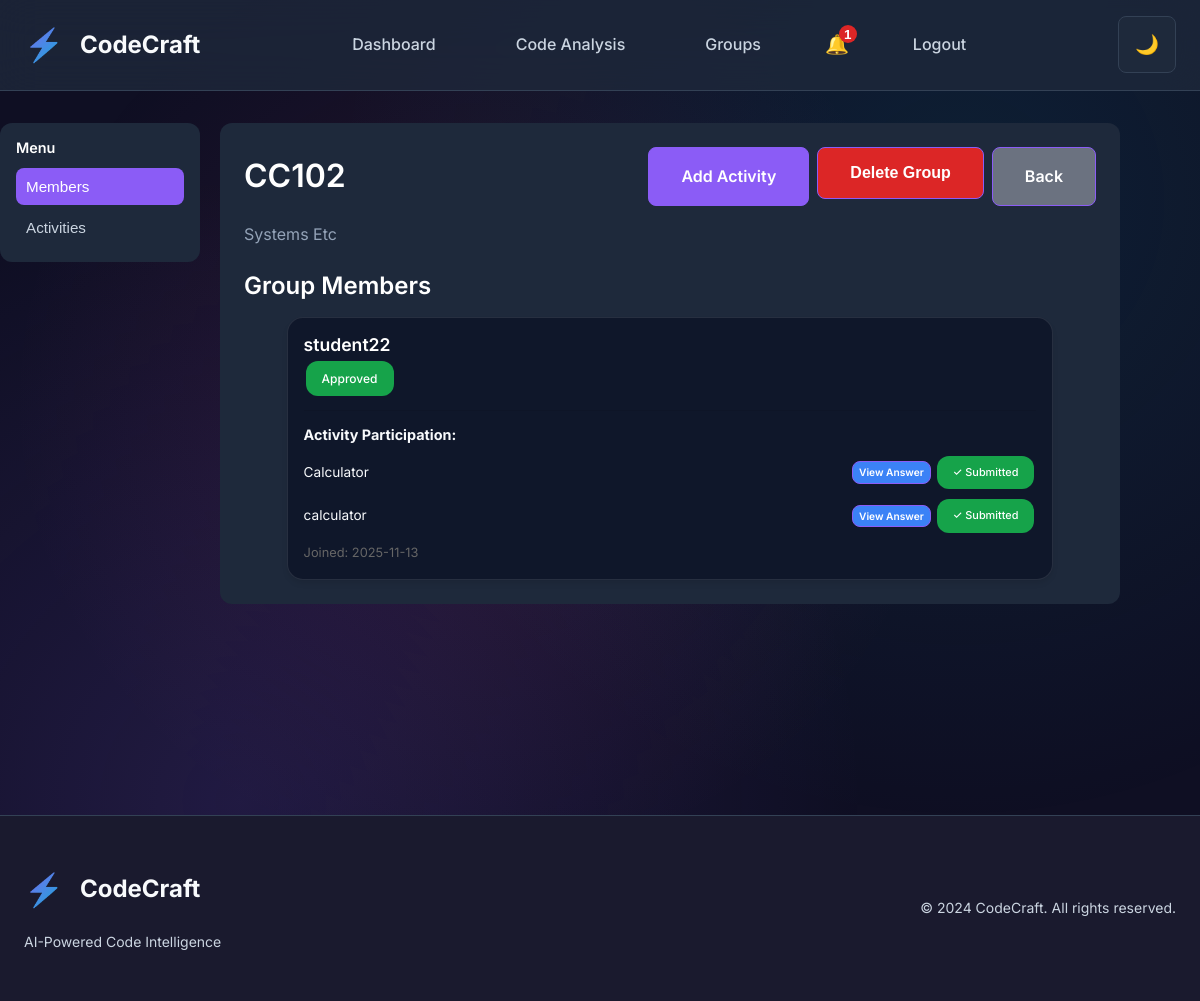
Screenshot of /teacher/group/6 (signed in) with the database file from the repository.
### tables this page shows
CREATE TABLE groups (
                id INTEGER PRIMARY KEY AUTOINCREMENT,
                name TEXT NOT NULL,
                description TEXT,
                teacher_id INTEGER NOT NULL,
                created_at TEXT NOT NULL,
                is_active INTEGER NOT NULL DEFAULT 1,
                FOREIGN KEY(teacher_id) REFERENCES users(id)
            );

CREATE TABLE group_members (
                id INTEGER PRIMARY KEY AUTOINCREMENT,
                group_id INTEGER NOT NULL,
                user_id INTEGER NOT NULL,
                joined_at TEXT NOT NULL,
                status TEXT NOT NULL DEFAULT 'pending',
                FOREIGN KEY(group_id) REFERENCES groups(id),
                FOREIGN KEY(user_id) REFERENCES users(id),
                UNIQUE(group_id, user_id)
            );

CREATE TABLE users (
                id INTEGER PRIMARY KEY AUTOINCREMENT,
                username TEXT UNIQUE NOT NULL,
                password_hash TEXT NOT NULL,
                created_at TEXT NOT NULL,
                is_admin INTEGER NOT NULL DEFAULT 0,
                is_approved INTEGER NOT NULL DEFAULT 0,
                reset_requested INTEGER NOT NULL DEFAULT 0,
                role TEXT NOT NULL DEFAULT 'student'
            , verification_token TEXT, google_id TEXT, avatar TEXT, verification_code_expires TEXT);

CREATE TABLE activity_submissions (
                id INTEGER PRIMARY KEY AUTOINCREMENT,
                activity_id INTEGER NOT NULL,
                student_id INTEGER NOT NULL,
                content TEXT,
                file_id INTEGER,
                submitted_at TEXT NOT NULL,
                grade REAL,
                feedback TEXT,
                status TEXT NOT NULL DEFAULT 'submitted', ai_label TEXT, ai_score REAL, ai_explanation TEXT,
                FOREIGN KEY(activity_id) REFERENCES activities(id),
                FOREIGN KEY(student_id) REFERENCES users(id),
                FOREIGN KEY(file_id) REFERENCES uploaded_files(id),
                UNIQUE(activity_id, student_id)
            );

CREATE TABLE activities (
                id INTEGER PRIMARY KEY AUTOINCREMENT,
                group_id INTEGER NOT NULL,
                teacher_id INTEGER NOT NULL,
                title TEXT NOT NULL,
                description TEXT,
                content TEXT NOT NULL,
                activity_type TEXT NOT NULL DEFAULT 'text',
                created_at TEXT NOT NULL,
                due_date TEXT,
                is_active INTEGER NOT NULL DEFAULT 1,
                FOREIGN KEY(group_id) REFERENCES groups(id),
                FOREIGN KEY(teacher_id) REFERENCES users(id)
            );

### app.py (the view)
@app.route('/teacher/group/<int:group_id>')
def view_group(group_id):
    if not g.user:
        flash('Please log in to continue.', 'warning')
        return redirect(url_for('login'))
    group = get_group_by_id(app.config['DATABASE'], group_id)
    if not group:
        flash('Group not found.', 'error')
        return redirect(url_for('dashboard'))
    user_role = g.user.get('role', 'student')
    is_admin = g.user.get('is_admin') or user_role == 'admin'
    is_teacher = user_role == 'teacher'
    is_group_teacher = group['teacher_id'] == g.user['id']
    if not (is_admin or (is_teacher and is_group_teacher)):
        flash('Access denied.', 'error')
        return redirect(url_for('dashboard'))
    members = get_group_members(app.config['DATABASE'], group_id)
    activities = get_group_activities(app.config['DATABASE'], group_id)
    member_participation = {}
    for member in members:
        if member['status'] == 'approved':
            member_participation[member['user_id']] = get_student_activity_participation(
                app.config['DATABASE'], group_id, member['user_id']
            )
    return render_template('view_group.html', group=group, members=members, activities=activities, member_participation=member_participation)

### app.py (called while the page is built)
@app.before_request
def load_logged_in_user():
    g.user = None
    if 'user_id' in session:
        g.user = get_user_by_username(app.config['DATABASE'], session['user_id'])

### models.py (called while the page is built)
def _connect(db_path: str) -> sqlite3.Connection:
    conn = sqlite3.connect(db_path)
    conn.row_factory = sqlite3.Row
    return conn

def get_user_by_username(db_path: str, username: str) -> Optional[Dict[str, Any]]:
    conn = _connect(db_path)
    try:
        cur = conn.execute("SELECT * FROM users WHERE username = ?", (username,))
        row = cur.fetchone()
        return dict(row) if row else None
    finally:
        conn.close()

def get_group_by_id(db_path: str, group_id: int) -> Optional[Dict[str, Any]]:
    conn = _connect(db_path)
    try:
        cur = conn.execute("SELECT * FROM groups WHERE id = ?", (group_id,))
        row = cur.fetchone()
        return dict(row) if row else None
    finally:
        conn.close()

def get_group_members(db_path: str, group_id: int) -> List[Dict[str, Any]]:
    conn = _connect(db_path)
    try:
        cur = conn.execute(
            """
            SELECT gm.*, u.username, u.role, u.is_approved
            FROM group_members gm
            JOIN users u ON gm.user_id = u.id
            WHERE gm.group_id = ?
            ORDER BY gm.joined_at DESC
            """,
            (group_id,)
        )
        rows = cur.fetchall()
        return [dict(row) for row in rows]
    finally:
        conn.close()

def get_group_activities(db_path: str, group_id: int) -> List[Dict[str, Any]]:
    conn = _connect(db_path)
    try:
        cur = conn.execute(
            "SELECT * FROM activities WHERE group_id = ? ORDER BY created_at DESC",
            (group_id,)
        )
        rows = cur.fetchall()
        return [dict(row) for row in rows]
    finally:
        conn.close()

### templates/view_group.html (shortened to what this page needs)
{% extends 'base.html' %}
{% block content %}
<div style="display: flex; gap: 20px; max-width: 1400px; margin: 0 auto;">
	<div style="width: 200px; flex-shrink: 0;">
		<div class="sidebar-dark" style="background: #1e293b; border-radius: 12px; padding: 16px; position: sticky; top: 100px;">
			<h3 style="margin: 0 0 12px 0; color: #fff; font-size: 0.9em; font-weight: 600;">Menu</h3>
			<div style="display: flex; flex-direction: column; gap: 4px;">
				<button class="tab-button active" data-tab="members" style="width: 100%; padding: 10px; text-align: left; border: none; background: #8b5cf6; color: white; border-radius: 8px; cursor: pointer; font-weight: 500; font-size: 0.95em;">
					Members
				</button>
				<button class="tab-button" data-tab="activities" style="width: 100%; padding: 10px; text-align: left; border: none; background: transparent; color: #cbd5e1; cursor: pointer; font-weight: 400; font-size: 0.95em;">
					Activities
				</button>
			</div>
		</div>
	</div>
	<div class="main-content-dark" style="flex: 1; background: #1e293b; border-radius: 12px; padding: 24px; max-width: 900px;">
		<div style="display:flex; justify-content: space-between; align-items: center; margin-bottom: 16px;">
			<h2 style="margin:0; color: white;">{{ group.name }}</h2>
			<div style="display:flex; gap: 8px;">
				{% if g.user.role == 'teacher' or g.user.get('role') == 'teacher' %}
					{% if group.teacher_id == g.user.id %}
					<a href="{{ url_for('create_activity_route', group_id=group.id) }}" class="button">Add Activity</a>
					<form method="POST" action="{{ url_for('delete_group_route', group_id=group.id) }}" style="display: inline;" onsubmit="return confirm('Are you sure you want to delete this group? This will permanently delete all activities, submissions, and members. This action cannot be undone.');">
						<button type="submit" class="button" style="background: #dc2626; color: white;">Delete Group</button>
					</form>
					{% endif %}
					<a href="{{ url_for('teacher_dashboard') }}" class="button" style="background: #6b7280;">Back</a>
				{% endif %}
			</div>
		</div>
		{% if group.description %}
		<p class="muted" style="margin-top: 0; color: #94a3b8;">{{ group.description }}</p>
		{% endif %}
		<div style="flex: 1;">
			<div id="members-tab" class="tab-content active">
				<h3 style="margin-bottom: 16px; color: white;">Group Members</h3>
				{% if members %}
				<div style="display: grid; gap: 12px;">
					{% for member in members %}
					<div class="card-dark card" style="padding: 16px; border: 1px solid rgba(255,255,255,0.1); background: #0f172a;">
						<div style="display: flex; justify-content: space-between; align-items: start; margin-bottom: 12px;">
							<div>
								<h4 style="margin: 0; font-size: 1.1em; color: white;">{{ member.username }}</h4>
								<div style="margin-top: 4px;">
									{% if member.status == 'approved' %}
									<span class="badge" style="background:#16a34a; color:white;">Approved</span>
									{% else %}
									<span class="badge" style="background:#f59e0b; color:white;">Pending</span>
									{% endif %}
								</div>
							</div>
						</div>
						{% if member.status == 'approved' and member.user_id in member_participation %}
							{% set participation = member_participation[member.user_id] %}
							{% if participation %}
							<div style="margin-top: 12px; padding-top: 12px; border-top: 1px solid rgba(0,0,0,0.08);">
								<strong style="font-size: 0.9em; display: block; margin-bottom: 8px;">Activity Participation:</strong>
								<div style="display: grid; gap: 6px;">
									{% for activity in participation %}
									<div style="display: flex; justify-content: space-between; align-items: center; font-size: 0.85em;">
										<span>{{ activity.title }}</span>
										<div style="display: flex; gap: 4px; align-items: center;">
											{% if activity.has_submitted %}
												<a href="{{ url_for('view_student_submission', student_id=member.user_id, activity_id=activity.id) }}" class="button" style="font-size: 0.75em; padding: 2px 6px; background: #3b82f6;">View Answer</a>
												<span class="badge" style="background: #16a34a; color: white; font-size: 0.8em;">✓ Submitted</span>
											{% else %}
												<span class="badge" style="background: #ef4444; color: white; font-size: 0.8em;">Not Submitted</span>
											{% endif %}
										</div>
									</div>
									{% endfor %}
								</div>
							</div>
							{% endif %}
						{% endif %}
						<div style="margin-top: 8px; font-size: 0.8em; color: #666;">
							Joined: {{ member.joined_at[:10] }}
						</div>
					</div>
					{% endfor %}
				</div>
				{% else %}
				<div style="text-align: center; padding: 20px; color: #666;">
					<p>No members yet. Students can join using the group ID: <strong>{{ group.id }}</strong></p>
				</div>
				{% endif %}
			</div>
		</div>
	</div>
</div>
{% endblock %}

### static/style.css (style rules this page uses)
* { margin: 0; padding: 0; box-sizing: border-box; }
:root { --primary-purple: #8b5cf6; --primary-dark: #7c3aed; --primary-light: #a78bfa; --accent-purple: #c084fc; --accent-blue: #06b6d4; --accent-pink: #ec4899; --bg-primary: #0f0f23; --bg-secondary: #1a1a2e; --bg-tertiary: #16213e; --bg-surface: #1e293b; --bg-surface-hover: #334155; --text-primary: #f8fafc; --text-secondary: #cbd5e1; --text-muted: #94a3b8; --text-on-accent: #ffffff; --border-color: #334155; --border-light: #475569; --success: #10b981; --warning: #f59e0b; --error: #ef4444; --info: #3b82f6; --shadow-sm: 0 1px 2px 0 rgba(0, 0, 0, 0.05); --shadow-md: 0 4px 6px -1px rgba(0, 0, 0, 0.1); --shadow-lg: 0 10px 15px -3px rgba(0, 0, 0, 0.1); --shadow-xl: 0 20px 25px -5px rgba(0, 0, 0, 0.1); --shadow-purple: 0 0 20px rgba(139, 92, 246, 0.3); --spacing-xs: 0.5rem; --spacing-sm: 1rem; --spacing-md: 1.5rem; --spacing-lg: 2rem; --spacing-xl: 3rem; --spacing-2xl: 4rem; --radius-sm: 0.375rem; --radius-md: 0.5rem; --radius-lg: 0.75rem; --radius-xl: 1rem; --radius-2xl: 1.5rem; }
body { font-family: 'Inter', -apple-system, BlinkMacSystemFont, 'Segoe UI', Roboto, sans-serif; background: var(--bg-primary); color: var(--text-primary); line-height: 1.6; overflow-x: hidden; }
h1, h2, h3, h4, h5, h6 { font-weight: 600; line-height: 1.2; margin-bottom: var(--spacing-md); }
h2 { font-size: 2rem; max-width: 90%; margin: 0 auto; text-align: center; }
h3 { font-size: 1.5rem; }
h4 { font-size: 1.25rem; }
p { margin-bottom: var(--spacing-md); color: var(--text-secondary); }
.button { display: inline-flex; align-items: center; justify-content: center; padding: var(--spacing-sm) var(--spacing-lg); border: none; border-radius: var(--radius-md); font-weight: 600; text-decoration: none; cursor: pointer; transition: all 0.2s ease; font-size: 1rem; gap: var(--spacing-sm); background: var(--primary-purple); color: white; border: 1px solid var(--primary-purple); }
.card { background: var(--bg-surface); border: 1px solid var(--border-color); border-radius: var(--radius-xl); padding: var(--spacing-xl); box-shadow: var(--shadow-md); width: 850px; max-width: 90%; margin: 0 auto; }
.badge { display: inline-block; padding: 4px 8px; border-radius: var(--radius-sm); font-size: 0.75rem; font-weight: 500; white-space: nowrap; flex-shrink: 0; margin: 2px; }
.badge { background: var(--primary-purple); color: white; padding: var(--spacing-xs) var(--spacing-sm); border-radius: var(--radius-lg); font-size: 0.75rem; font-weight: 500; }
.muted { color: var(--text-muted); }

### templates/view_group.html (style rules this page uses)
.tab-button { transition: all 0.2s; }
.tab-button.active { background: #8b5cf6 !important; color: white !important; font-weight: 500; }
.tab-button:not(.active) { background: transparent !important; color: #cbd5e1 !important; font-weight: 400; }
.tab-content { display: none; }
.tab-content.active { display: block; }

### rows the page displays
groups: name "CC102", description "Systems Etc"
group_members: username "student22", status "Approved", joined_at "2025-11-13"
activity_submissions: title "Calculator"
activity_submissions: title "calculator"
